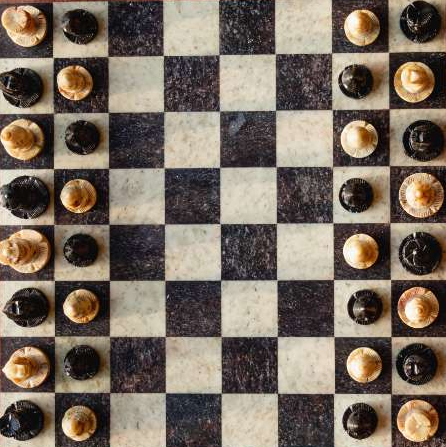
#> input picture roboflow_api/cropped.png, 446 x 447 px, found by its file name
$ python intersectioncrop.py
#> lines starting #> are read from the running program, lines starting #| are printed output that depends on the picture; after the words box and inside, x2 and y2 are one past the last pixel; in counts of white or black regions, pixels touching at a corner belong together
import cv2
import numpy as np

def find_chessboard_intersections(image_path, rows, cols):
#> called with rows = 9, cols = 9
    image = cv2.imread(image_path, cv2.IMREAD_COLOR)
#> image is the input picture: shape (447, 446, 3); mean B, G, R 96.5, 108.6, 121.1
    gray = cv2.cvtColor(image, cv2.COLOR_BGR2GRAY)
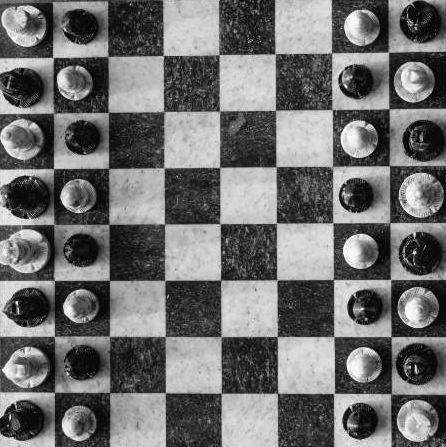
#> gray: shape (447, 446); min 0, max 254, mean 111
    blurred = cv2.GaussianBlur(gray, (5, 5), 0)
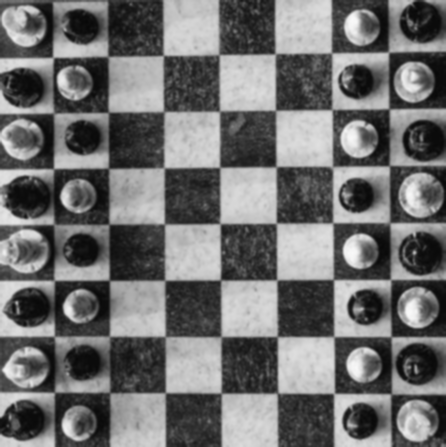
#> blurred: shape (447, 446); min 8, max 249, mean 111
    _, thresh = cv2.threshold(blurred, 0, 255, cv2.THRESH_BINARY + cv2.THRESH_OTSU)
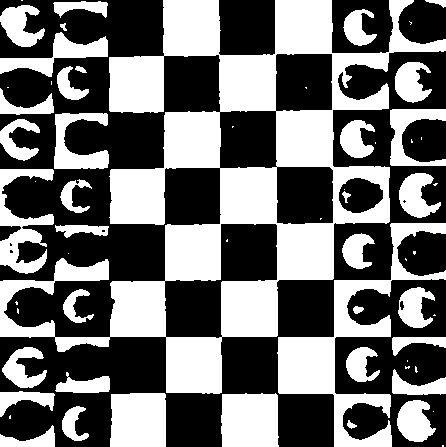
#> thresh: shape (447, 446); 44% white; 63 white regions (26 under 20 px), largest, box (x1, y1, x2, y2) and area: (0, 0, 446, 394) 49090, (277, 223, 446, 447) 8309, (221, 393, 279, 447) 2992
    edges = cv2.Canny(thresh, 30, 150, apertureSize=3)
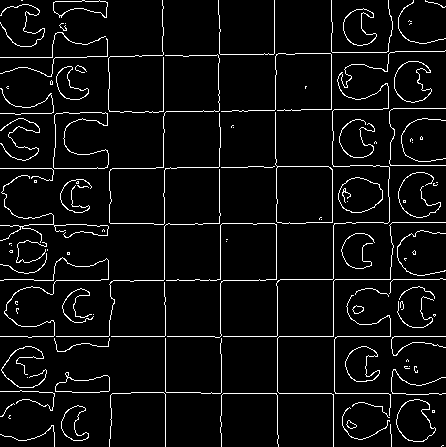
#> edges: shape (447, 446); 5.4% white in thin lines or dots

    # Use HoughLines to detect lines in the Canny edge image
    lines = cv2.HoughLines(edges, 1, np.pi / 180, threshold=100)
#> lines = 24 rows, first 8: [336, 1.57], [58, 1.55], [393, 1.57], [279, 1.57], [115, 1.55], [333, 0], [277, 0], [168, 1.57]

    # Create an image with only the detected lines
    lines_image = image.copy()

    if lines is not None:
        for line in lines:
            rho, theta = line[0]
            a = np.cos(theta)
            b = np.sin(theta)
            x0 = a * rho
            y0 = b * rho
            x1 = int(x0 + 1000 * (-b))
            y1 = int(y0 + 1000 * (a))
            x2 = int(x0 - 1000 * (-b))
            y2 = int(y0 - 1000 * (a))
            cv2.line(lines_image, (x1, y1), (x2, y2), (0, 0, 255), 2)
#> this loop made 24 passes
#> (rho, theta, a, b, x0, y0, x1, y1) on passes 1 to 12: (336, 1.57, -4.37e-08, 1, -1.47e-05, 336, -1000, 335), (58, 1.55, 0.0175, 1, 1.01, 57.99, -998, 75), (393, 1.57, -4.37e-08, 1, -1.72e-05, 393, -1000, 392), (279, 1.57, -4.37e-08, 1, -1.22e-05, 279, -1000, 278), (115, 1.55, 0.0175, 1, 2.01, 115, -997, 132), (333, 0, 1, 0, 333, 0, 333, 1000), (277, 0, 1, 0, 277, 0, 277, 1000), (168, 1.57, -4.37e-08, 1, -7.34e-06, 168, -1000, 167), (223, 1.57, -4.37e-08, 1, -9.75e-06, 223, -1000, 222), (220, 0, 1, 0, 220, 0, 220, 1000), (165, 0, 1, 0, 165, 0, 165, 1000), (171, 1.55, 0.0175, 1, 2.98, 171, -996, 188)
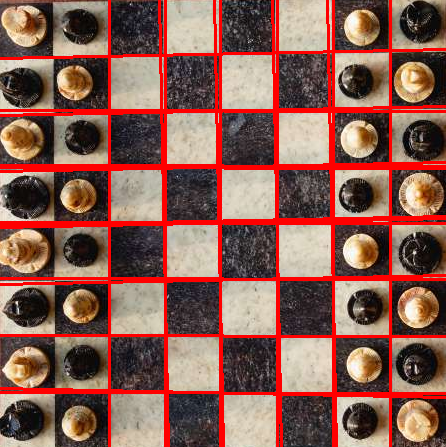
#> lines_image: shape (447, 446, 3); 13.12% of pixels changed, all inside (x1, y1, x2, y2) = (0, 0, 446, 447)

    # Find intersections in a grid pattern
    intersections = []

    for i in range(rows):
        for j in range(cols):
            x = int((image.shape[1] / (cols - 1)) * j)
            y = int((image.shape[0] / (rows - 1)) * i)

            intersections.append([x, y])
            cv2.circle(lines_image, (x, y), 8, (0, 255, 0), -1)
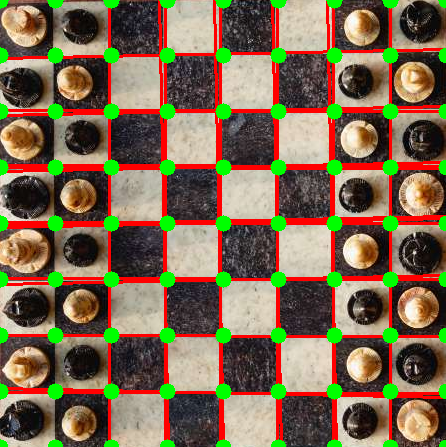
#> lines_image: shape (447, 446, 3); 6.32% of pixels changed, all inside (x1, y1, x2, y2) = (0, 0, 446, 447)
#> after the loop, intersections = 81 pairs, first value 0 to 446, second value 0 to 447
    print(len(intersections))
#| 81

    cv2.imshow("Detected Lines", lines_image)
    cv2.waitKey(0)
    cv2.destroyAllWindows()

# Specify the path to your image and the number of rows and columns
image_path = '/Users/akash/Source/chessAI/Chessboard_Recognition/roboflow_api/cropped.png'
rows = 9  # Adjust this value based on your chessboard
cols = 9  # Adjust this value based on your chessboard

# Call the function to find chessboard intersectionsx
find_chessboard_intersections(image_path, rows, cols)
